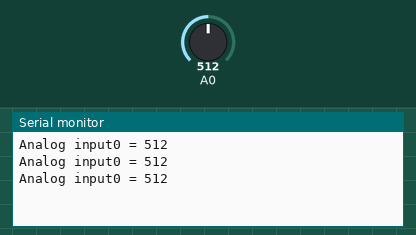
This sketch was run on a simulated Arduino Uno, built with avr-gcc and run on an emulated ATmega328P. Shown: the last lines printed to the serial monitor. Inputs (shaded band) come from the test bench; at power-on: A0 = 512.

Above: at 1.3 s.
1.4 s: A0 set to 716
At 1.9 s:
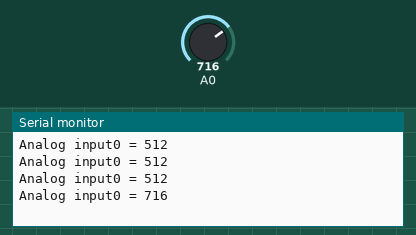
2.9 s: A0 set to 900
At 3.4 s:
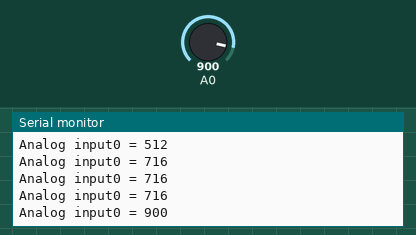
Timing chart, 0 to 5.9 s (numbered marks = the images above; inputs shaded):
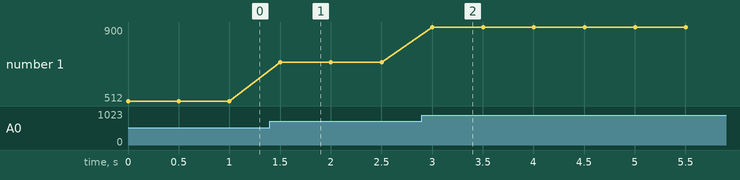

The sketch:

LAB03-AnalogRead.ino
```cpp
int value = 0;

void setup() {
  Serial.begin(115200);
}

void loop() {
  value = analogRead(A0);
  Serial.print("Analog input0 = ");
  Serial.println(value);
  delay(500);
}
```

Measured:
- after the input at 1.4 s, the serial monitor: prints a new line after 0.10 s (image 1)
- after the input at 2.9 s, the serial monitor: prints a new line after 0.10 s (image 2)
- plotted number 1: 512 → 716 after the input at 1.4 s, 716 → 900 after the input at 2.9 s
